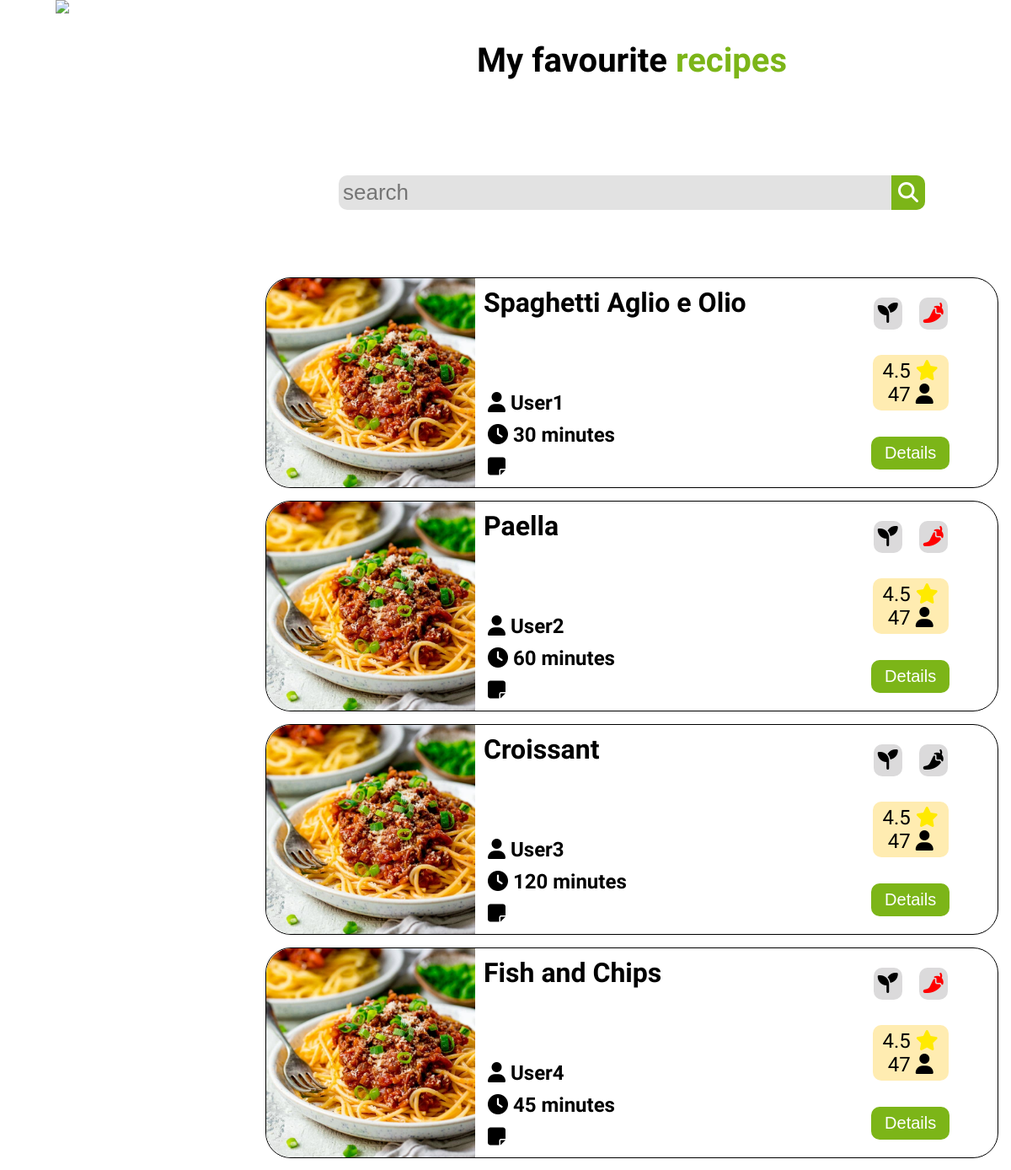
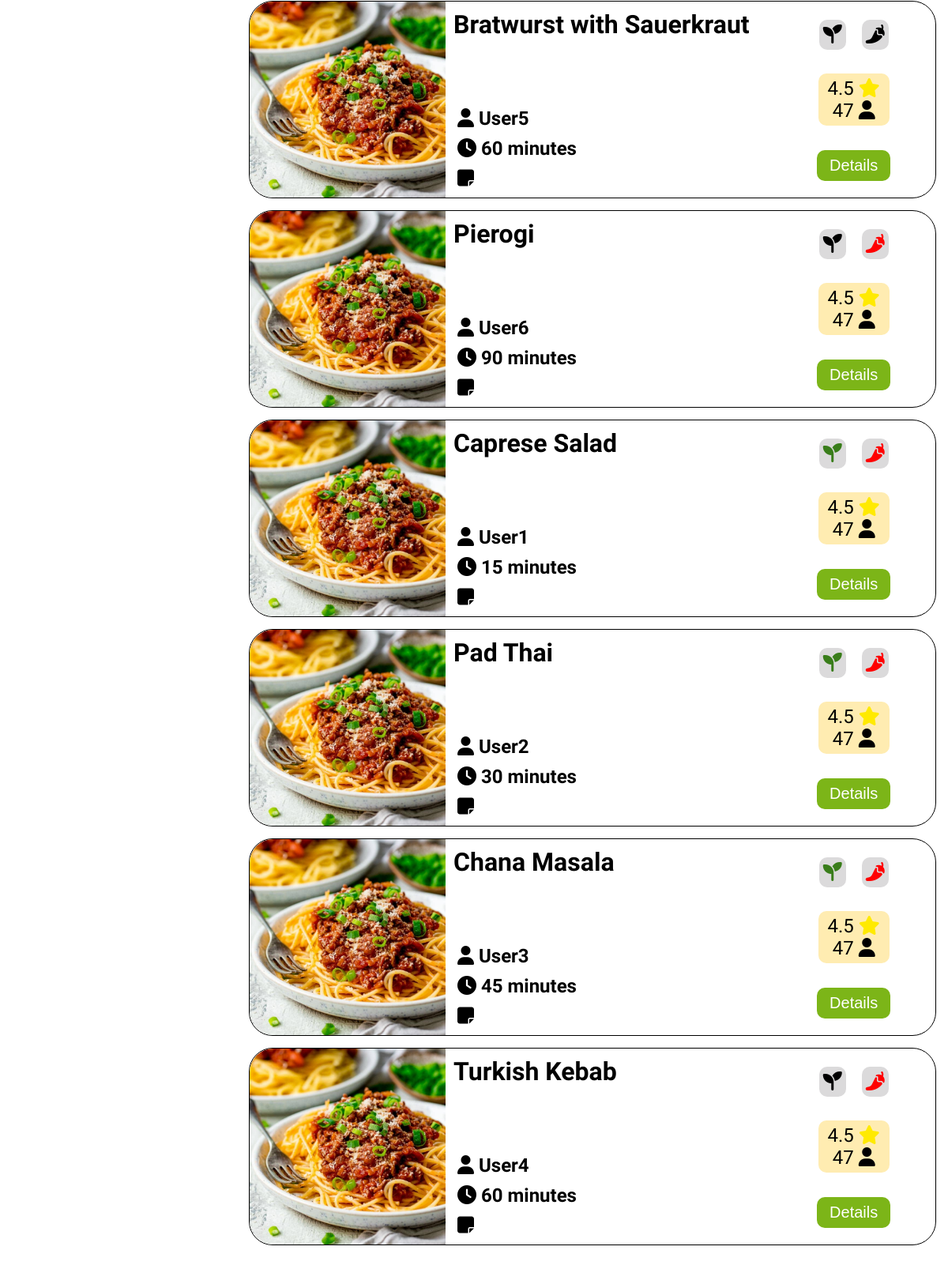
The page /Views/current_user_favourites.php on the database its author committed (2 pictures, top to bottom).
### tables this page shows
CREATE TABLE `recipes` (
  `recipe_id` int(11) NOT NULL,
  `title` longtext NOT NULL,
  `categories` text NOT NULL,
  `isVegan` tinyint(1) NOT NULL,
  `isSpicy` tinyint(1) NOT NULL,
  `time` double NOT NULL,
  `ingredients` longtext NOT NULL,
  `user_id` int(11) NOT NULL,
  `methodOfPrep` text NOT NULL,
  `image_path` text NOT NULL
);

CREATE TABLE `users` (
  `users_id` int(11) NOT NULL,
  `users_email` varchar(50) NOT NULL,
  `users_user_name` varchar(50) NOT NULL,
  `users_password` longtext NOT NULL,
  `isSpicy` tinyint(1) DEFAULT NULL,
  `isVegan` tinyint(1) DEFAULT NULL,
  `image_path` text NOT NULL
);

### Classes/recipe_classes.php (called while the page is built, shortened)
<?php
class Recipe extends \Dbh
{
    private string $title;
    private int $is_vegan;
    private int $is_spicy;
    private int $time;
    private int $user_id;
    public function __construct(string $title, array $categories, int $is_vegan, int $is_spicy, int $time, array $ingredients, int $user_id, $methodOfPrep)
    {
        $this->title = $title;
        $this->is_vegan = $is_vegan;
        $this->is_spicy = $is_spicy;
        $this->time = $time;
        $this->user_id = $user_id;
    }
    public static function getTrendingRecipes(int $count): array
    {
        $dbh = new Dbh();
        $connection = $dbh->connect();
        $query = 'SELECT * FROM recipes LIMIT '.$count;
        $stmt = $connection->query($query);
        $recipesData = $stmt->fetchAll(PDO::FETCH_ASSOC);
        $recipes = [];
        foreach ($recipesData as $recipeData) {
            $recipe = new Recipe(
                $recipeData['title'],
                explode(',', $recipeData['categories']),
                (int) $recipeData['isVegan'],
                (int) $recipeData['isSpicy'],
                (int) $recipeData['time'],
                explode(',', $recipeData['ingredients']),
                (int) $recipeData['user_id'],
                $recipeData['methodOfPrep']
            );
            $recipes[] = $recipe;
        }
        return $recipes;
    }
    public function getTitle(): string
    {
        return $this->title;
    }
    public function getIsVegan(): int
    {
        return $this->is_vegan;
    }
    public function getIsSpicy(): int
    {
        return $this->is_spicy;
    }
    public function getUsername(): string
    {
        $dbh = new Dbh();
        $connection = $dbh->connect();
        $query = 'SELECT * FROM users WHERE users_id = '.$this->user_id;
        $stmt = $connection->query($query);
        $data = $stmt->fetchAll(PDO::FETCH_ASSOC);
        if (isset($data[0]['users_user_name'])) {
            return $data[0]['users_user_name'];
        } else {
            return '';
        }
    }
    public function getTime(): int
    {
        return $this->time;
    }
}

### Views/current_user_favourites.php (the view, shortened to what this page needs)
<?php require "header.php" ?>
<?php require "nav.php" ?>
<link rel="stylesheet" href="CSS/mainpage.css">
<link rel="stylesheet" href="CSS/body_grid.css">
<main>
    <h2>My favourite <span class="chefs_p">recipes</span></h2>
    <form class="search_form">
        <input type="search" placeholder="search">
        <button type="submit" class="search_button"><i class="fa-solid fa-magnifying-glass"></i></button>
    </form>
    <section class="top_trending_recipes">
        <?php
        require_once '../Classes/recipe_classes.php';
        $recipes = Recipe::getTrendingRecipes(10);
        foreach ($recipes as $recipe) {
        ?>
        <div class="col-xs-12">
            <article class="card">
                <img src="../Views/Images/spaghetti_test.png" alt="">
                <div class="card--content">
                    <h2 class="card--title">
                        <?php echo $recipe->getTitle(); ?>
                    </h2>
                    <div class="card--details">
                        <p>
                            <i class="fa-solid fa-user"></i>
                            <?php echo $recipe->getUsername(); ?>
                        </p>
                        <p>
                            <i class="fa-solid fa-clock"></i>
                            <?php echo $recipe->getTime(); ?> minutes
                        </p>
                        <p>
                            <i class="fa-solid fa-note-sticky"></i>
                        </p>
                    </div>
                    <div class="card--vegan_spicy">
                        <div class="bg--gray <?php echo $recipe->getIsVegan() ? 'vegan--active' : ''; ?>">
                            <i class="fa-solid fa-seedling"></i>
                        </div>
                        <div class="bg--gray <?php echo $recipe->getIsSpicy() ? 'spicy--active' : ''; ?>">
                            <i class="fa-solid fa-pepper-hot"></i>
                        </div>
                    </div>
                    <div class="card--rating">
                        <div class="box">
                            <p class="card--score">
                                4.5
                                <i class="fa-solid fa-star"></i>
                            </p>
                            <p class="card--number">47
                                <i class="fa-solid fa-user"></i>
                            </p>
                        </div>
                    </div>
                    <form method="post" action="recipe_details.php">
                        <button type="submit" name="recipe_details_submit" class="card--button">Details</button>
                    </form>
                </div>
            </article>
        </div>
        <?php
        }
        ?>
    </section>
</main>

### Views/header.php (shortened to what this page needs)
<!DOCTYPE html>
<html lang="eng">
<head>
    <link rel="stylesheet" href="https://cdnjs.cloudflare.com/ajax/libs/flexboxgrid/6.3.1/flexboxgrid.min.css"
        type="text/css">
    <link rel="stylesheet" href="CSS/header.css">
    <link rel="stylesheet" href="CSS/body_grid.css">
</head>
<body>

### Views/nav.php (shortened to what this page needs)
<?php require "header.php" ?>
<link rel="stylesheet" href="CSS/hamburgers.min.css">
<link rel="stylesheet" href="CSS/nav.css">
<aside class="navigation">
    <nav>
        <h2>Recipello</h2>
        <ul>
            <li><a href="mainpage.php">Browse <i class="fa-solid fa-book"></i></a></li>
            <li><a href="#">Cook <i class="fa-solid fa-bowl-food"></i></a></li>
            <?php
            if (isset($_SESSION['userid'])) {
            ?>
                <li><a href="current_user_favourites.php">Favourites <i class="fa-solid fa-star"></i></a></li>
                <li><a href="my_recipes.php">My recipes <i class="fa-regular fa-pen-to-square"></i></a></li>
                <li><a href="current_user.php">Account <i class="fa-solid fa-user"></i></a></li>
            <?php
            } else {
            ?>
                <li><a href="login.php">Login <i class="fa-solid fa-user"></i></a></li>
                <li><a href="register.php">Register now! <i class="fa-solid fa-user"></i></a></li>
            <?php
            }
            ?>
        </ul>
        <img src="Images/nav_bg.jpg" alt="nav_background">
    </nav>
</aside>

### Views/CSS/header.css (style rules this page uses)
body { margin:0; font-family: 'Inconsolata', monospace; min-height: 100svh; display:flex; flex-direction: row; gap:0; position: relative; }

### Views/CSS/body_grid.css (style rules this page uses)
@media screen and (min-width: 992px) { body { display: grid; grid-auto-columns: 1fr; grid-template-columns: 300px 1fr; grid-template-rows: 1fr; gap: 10px 0px; grid-template-areas: "nav main"; } }
@media screen and (min-width: 992px) { .navigation { grid-area: nav; } }
@media screen and (min-width: 992px) { main { grid-area: main; } }

### Views/CSS/nav.css (style rules this page uses)
.navigation { position: fixed; font-size: 30px; color: white; left: -100%; top: 0; height: 100%; width: 100vw; max-width: 500px; overflow: hidden; z-index: 50; transition: .5s; }
nav { display: flex; flex-direction: column; align-items: center; position: relative; height: 100%; }
nav>* { z-index: 20; }
nav h2 { margin: 20px 0 0; }
nav ul li a { display: flex; justify-content: space-between; align-items: center; text-decoration: none; color: white; margin: 0 auto; }
nav ul { box-sizing: border-box; list-style-type: none; width: 100%; padding: 0; margin-top: 50px; }
nav ul li { text-align: center; padding: 8px; margin: 25px auto; max-width: 200px; }
nav img { position: absolute; top: 0; right: 0; width: auto; height: 100%; z-index: 2; }
@media screen and (min-width: 576px) { .navigation nav ul li { margin: 20px auto; } }
@media screen and (min-width: 576px) { .navigation nav ul li:last-child { margin: 60px auto; } }
@media screen and (min-width: 992px) { .navigation { left: 0; width: 300px; transition: none; overflow: hidden; z-index: 50; } }
@media screen and (min-width: 992px) { nav ul li:last-child { margin-top: 100px; } }

### rows shown on the page
recipes: title "Spaghetti Aglio e Olio", user.users_user_name "User1", time "30"
recipes: title "Paella", user.users_user_name "User2", time "60"
recipes: title "Croissant", user.users_user_name "User3", time "120"
recipes: title "Fish and Chips", user.users_user_name "User4", time "45"
recipes: title "Bratwurst with Sauerkraut", user.users_user_name "User5", time "60"
recipes: title "Pierogi", user.users_user_name "User6", time "90"
recipes: title "Caprese Salad", user.users_user_name "User1", time "15"
recipes: title "Pad Thai", user.users_user_name "User2", time "30"
recipes: title "Chana Masala", user.users_user_name "User3", time "45"
recipes: title "Turkish Kebab", user.users_user_name "User4", time "60"
